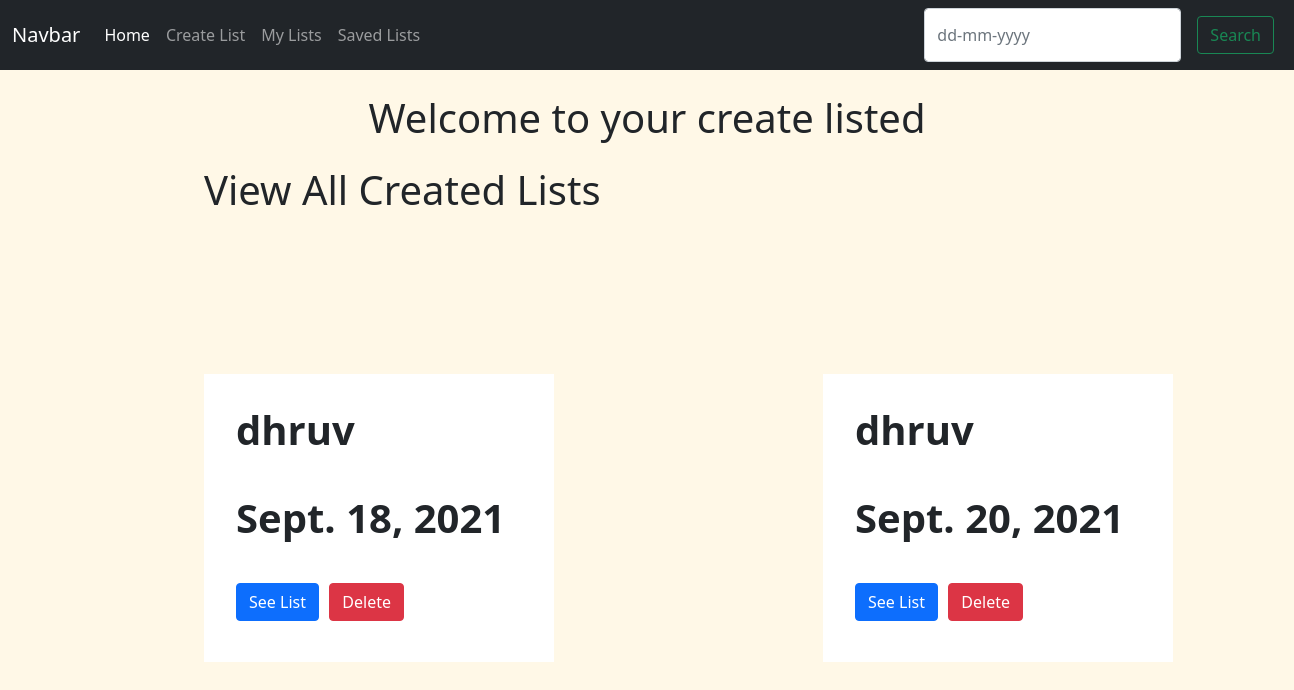
The page /all-created-list/ (signed in) on the database as committed earlier.
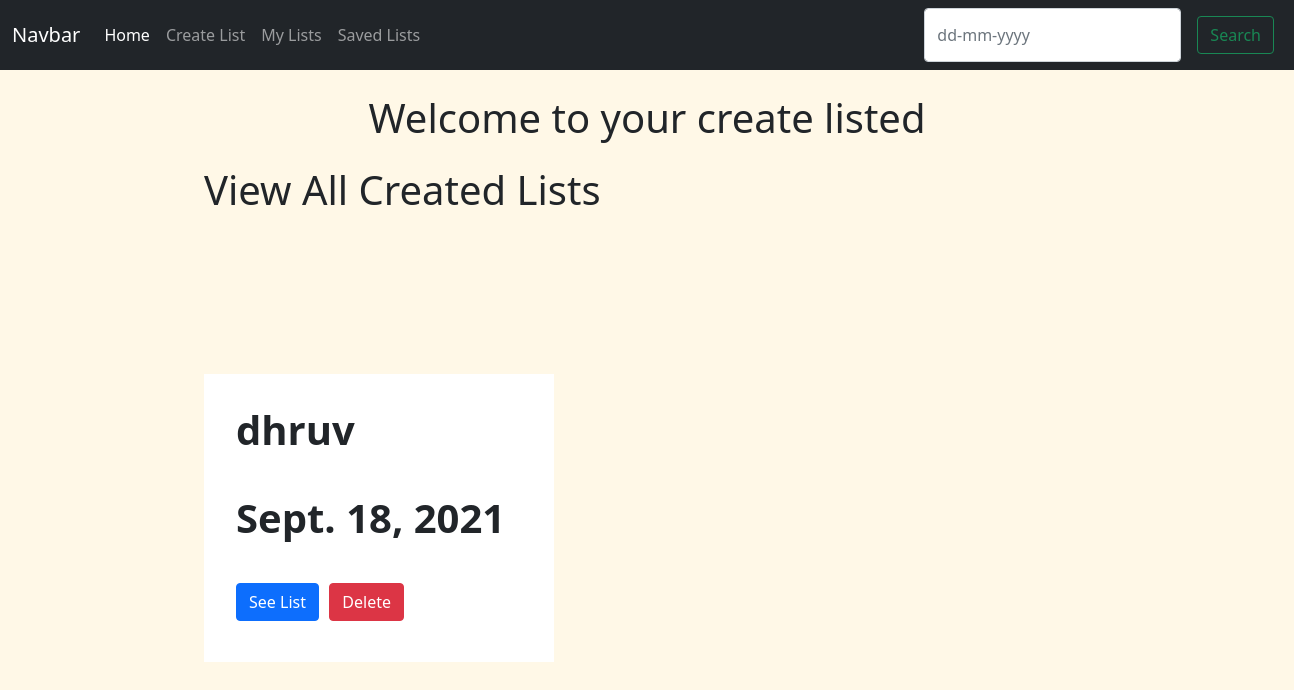
The same page on the database as committed later.
### grocery_app/models.py (models this page shows, shortened)
class GroceryList(models.Model):
    user = models.ForeignKey(User, on_delete=models.CASCADE)
    groceries = models.ManyToManyField(Grocery)
    time = models.DateField(null=True, default=datetime.now().date())
    class Meta:
        unique_together = ('user', 'time')

### grocery_app/views.py (the view)
# urls.py: path('all-created-list/', views.AllList.as_view(), name='all-created-list'),
class AllList(LoginRequiredMixin, ListView):
    model = GroceryList
    fields = ['time', 'user']
    template_name = 'grocery_app/mylists.html'
    login_url = 'login/'
    context_object_name = 'my_list'

### grocery_app/templates/grocery_app/mylists.html (shortened to what this page needs)
{% extends 'grocery_app/layout.html' %}
{% block body %}
    <div class="container-fluid main-div">
    <h1 class='section-header'> Welcome to your create listed  </h1>
    <div class='item-adder-div'>
    <h1>View All Created Lists</h1>
    </div>
    <div class='store-header'>
        {% for  groceryList in my_list %}
            <div class='child'>
                <div class='grocery-content'>
                    <h1 class='grocery-name name'>{{groceryList.user}}<h1></br>
                    <h1 class='grocery-name name'>{{groceryList.time}}<h1></br>
                    <a class="btn btn-primary" href="{% url 'see-list-from-saved' groceryList.time|date:'d-m-Y' %}">See List</a>
                    <a class="btn btn-danger" href="{% url 'delete-mylist' groceryList.id %}">Delete</a>
                </div>
            </div>
        {% endfor %}
{% endblock %}

Rows that differ between the two databases and show on the page:
removed GroceryList: user "dhruv", time "Sept. 20, 2021"
